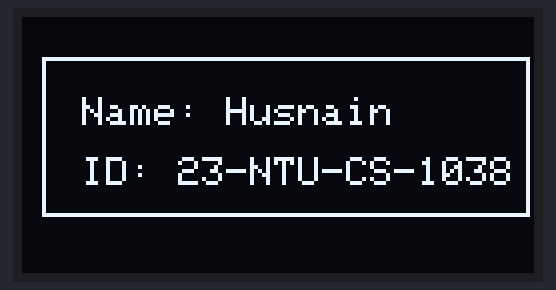
Simulated run of this program. Board: ESP32. On the bench: 128×64 one-colour display.

Above: at 0.1 s.

The program:

main.cpp
```cpp
#include <Wire.h>
#include <Adafruit_GFX.h>
#include <Adafruit_SSD1306.h>

// ---- OLED setup ----
#define SCREEN_WIDTH 128
#define SCREEN_HEIGHT 64
#define OLED_ADDR 0x3C

Adafruit_SSD1306 display(SCREEN_WIDTH, SCREEN_HEIGHT, &Wire, -1);

void setup() {
  Wire.begin(21, 22); // ESP32 default I2C pins (SDA=21, SCL=22)

  if (!display.begin(SSD1306_SWITCHCAPVCC, OLED_ADDR)) {
    // If display not found, stop program
    for (;;);
  }

  display.clearDisplay();

  // ---- Display name and ID ----
  display.setTextColor(SSD1306_WHITE);
  display.setTextSize(1);

  display.setCursor(15, 20);          // Move text slightly right and down
  display.println("Name: Husnain");

  display.setCursor(15, 35);          // Next line for ID
  display.println("ID: 23-NTU-CS-1038");

  // ---- Draw box around text ----
 display.drawRect(5, 10, 122, 40, SSD1306_WHITE);


  display.display();  // Show everything on the screen
}

void loop() {
  // Nothing needed in loop (static display)
}
```
